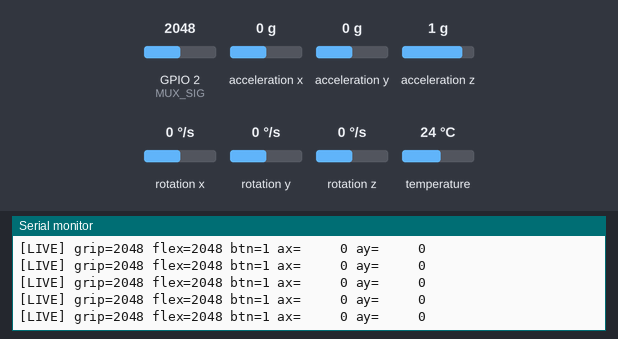
Bench run of a sketch on a simulated Seeed XIAO ESP32-C3. Parts: the last lines printed to the serial monitor. Inputs (shaded band) come from the test bench; at power-on: GPIO 2 (MUX_SIG) = 2048, acceleration x 0 g, acceleration y 0 g, acceleration z 1 g, rotation x 0 °/s, rotation y 0 °/s, rotation z 0 °/s, temperature 24 °C (analog values on the 0–4095 scale). Nothing arrives over Bluetooth unless stated; a phone connects over Bluetooth LE 3 s after start.

Above: at 4.7 s.
4.8 s: GPIO 2 (MUX_SIG) set to 1052
At 5.07 s:
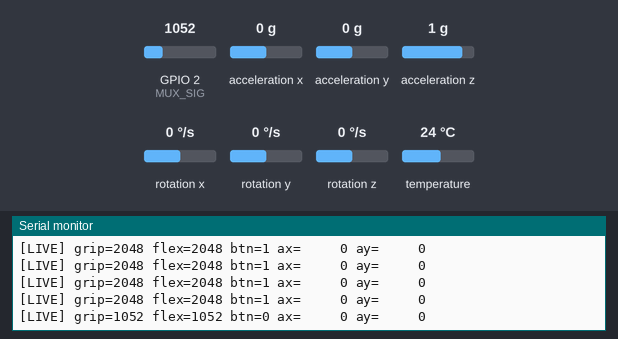
6.3 s: GPIO 2 (MUX_SIG) set to 938
At 6.47 s:
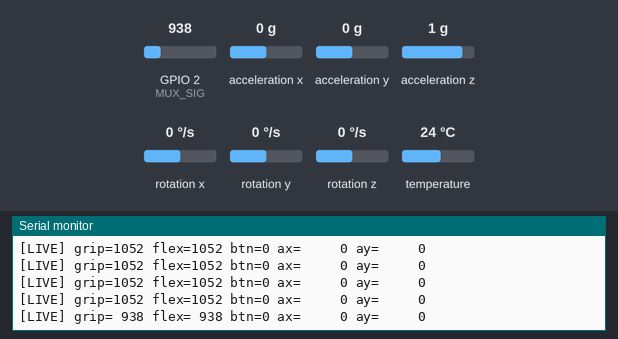

Measured:
- the behaviour switches between 1000 and 999 on GPIO 2 (MUX_SIG) (found by bisection; images 1 and 2)
- after the input at 4.8 s, the serial monitor: prints a new line after 0.11 s (image 1)
- after the input at 6.3 s, the serial monitor: prints a new line at once (image 2)

The sketch:

controller_esp32c3.ino
```cpp
// =============================================================================
// RecovR Wireless Controller -- Seeed Studio XIAO-ESP32 C3
// =============================================================================
//
// Arduino IDE setup:
//   Boards Manager : "esp32" by Espressif Systems
//   Board          : XIAO_ESP32C3
//   Upload speed   : 921600      Serial monitor: 115200
//
// Hardware:
//   CD74HC4067 MUX
//     SIG -> D0  (GPIO2, ADC)
//     S0  -> D1  (GPIO3)
//     S1  -> D2  (GPIO4)
//     S2  -> D3  (GPIO5)
//     S3  -> D6  (GPIO21)
//     EN  -> GND (always enabled)
//   FSR402      -> MUX channel C5
//   Flex Sensor -> MUX channel C0
//   Push Button -> MUX channel C10  (pull-down resistor to GND)
//   MPU6050     -> I2C  SDA=D4(GPIO6)  SCL=D5(GPIO7)
//
// BLE Packet (9 bytes, little-endian, 50 Hz) -- must match
// sensors/ble_receiver.py PACKET_FORMAT "<HHBhh":
//   [0-1] uint16  grip_raw   FSR ADC value    0-4095
//   [2-3] uint16  flex_raw   Flex ADC value   0-4095
//   [4]   uint8   buttons    bit0 = push button (1=pressed)
//   [5-6] int16   accel_x    MPU6050 accel X  (16384 LSB/g at +/-2g)
//   [7-8] int16   accel_y    MPU6050 accel Y
//
// Libraries -- install via Arduino Library Manager:
//   Adafruit MPU6050        by Adafruit
//   Adafruit Unified Sensor by Adafruit
//
// BLE uses the built-in ESP32 BLE library (no extra install needed).
//
// ADVERTISING NOTE (important):
//   A BLE advertising packet is only 31 bytes. Flags (3) + a 128-bit service
//   UUID (18) + the name "RecovR-Controller" (19) = 40 bytes -- too big, and
//   the stack silently DROPS the name. The PC then sees a nameless device and
//   never matches it. Fix: enable the scan response, which carries the name in
//   a second 31-byte packet. Do not set setScanResponse(false) here.
// =============================================================================

#include <BLEDevice.h>
#include <BLEServer.h>
#include <BLEUtils.h>
#include <BLE2902.h>
#include <Wire.h>
#include <Adafruit_MPU6050.h>
#include <Adafruit_Sensor.h>

// -- Pin definitions ----------------------------------------------------------
#define MUX_SIG  2    // D0  ADC input from MUX SIG pin
#define MUX_S0   3    // D1
#define MUX_S1   4    // D2
#define MUX_S2   5    // D3
#define MUX_S3   21   // D6

// -- MUX channels -------------------------------------------------------------
#define CH_FLEX    0   // C0  Flex Sensor 2.2
#define CH_FSR     5   // C5  FSR402
#define CH_BUTTON  10  // C10 Push button

// -- BLE identity (must match sensors/ble_receiver.py) ------------------------
#define DEVICE_NAME  "RecovR-Controller"
#define SERVICE_UUID "12345678-1234-1234-1234-123456789abc"
#define CHAR_UUID    "12345678-1234-1234-1234-123456789abd"

// -- Send rate ----------------------------------------------------------------
#define SEND_INTERVAL_MS 20   // 50 Hz

// -- Globals ------------------------------------------------------------------
Adafruit_MPU6050   mpu;
BLEServer*         pServer         = nullptr;
BLECharacteristic* pCharacteristic = nullptr;
BLEAdvertising*    pAdvertising    = nullptr;
bool deviceConnected = false;
bool prevConnected   = false;
bool mpuOK           = false;

// -- BLE server callbacks -----------------------------------------------------
class MyServerCallbacks : public BLEServerCallbacks {
    void onConnect(BLEServer* pSvr) {
        deviceConnected = true;
        Serial.println("[BLE] Client connected");
    }
    void onDisconnect(BLEServer* pSvr) {
        deviceConnected = false;
        Serial.println("[BLE] Client disconnected");
    }
};

// -- MUX helpers --------------------------------------------------------------
void selectMuxChannel(uint8_t ch) {
    digitalWrite(MUX_S0, (ch >> 0) & 0x01);
    digitalWrite(MUX_S1, (ch >> 1) & 0x01);
    digitalWrite(MUX_S2, (ch >> 2) & 0x01);
    digitalWrite(MUX_S3, (ch >> 3) & 0x01);
    delayMicroseconds(10);
}

uint16_t readMuxChannel(uint8_t ch) {
    selectMuxChannel(ch);
    return (uint16_t)analogRead(MUX_SIG);   // 12-bit: 0-4095
}

// -- Little-endian packing (uses lowByte/highByte to avoid IDE emoji bug) -----
void packU16(uint8_t* buf, uint16_t val) {
    buf[0] = lowByte(val);
    buf[1] = highByte(val);
}

void packI16(uint8_t* buf, int16_t val) {
    buf[0] = lowByte((uint16_t)val);
    buf[1] = highByte((uint16_t)val);
}

// -- setup() ------------------------------------------------------------------
void setup() {
    Serial.begin(115200);
    delay(500);
    Serial.println();
    Serial.println("[RecovR] Controller starting...");

    // MUX select pins
    pinMode(MUX_S0, OUTPUT);
    pinMode(MUX_S1, OUTPUT);
    pinMode(MUX_S2, OUTPUT);
    pinMode(MUX_S3, OUTPUT);
    analogReadResolution(12);   // 12-bit ADC

    // MPU6050 -- a missing IMU must NOT stop BLE, or grip/flex die with it.
    Wire.begin(6, 7);   // SDA=GPIO6, SCL=GPIO7
    mpuOK = mpu.begin();
    if (mpuOK) {
        mpu.setAccelerometerRange(MPU6050_RANGE_2_G);
        mpu.setGyroRange(MPU6050_RANGE_250_DEG);
        mpu.setFilterBandwidth(MPU6050_BAND_44_HZ);
        Serial.println("[MPU6050] OK");
    } else {
        Serial.println("[MPU6050] NOT FOUND -- check SDA=D4 / SCL=D5 wiring.");
        Serial.println("[MPU6050] Continuing without tilt; grip + flex still work.");
    }

    // BLE
    BLEDevice::init(DEVICE_NAME);
    pServer = BLEDevice::createServer();
    pServer->setCallbacks(new MyServerCallbacks());

    BLEService* pService = pServer->createService(SERVICE_UUID);
    pCharacteristic = pService->createCharacteristic(
        CHAR_UUID,
        BLECharacteristic::PROPERTY_NOTIFY
    );
    pCharacteristic->addDescriptor(new BLE2902());
    pService->start();

    pAdvertising = BLEDevice::getAdvertising();
    pAdvertising->addServiceUUID(SERVICE_UUID);
    // TRUE so the 17-char name fits in the scan-response packet. With false the
    // name + 128-bit UUID overflow the 31-byte advert and the name is dropped,
    // leaving the PC unable to recognise the controller.
    pAdvertising->setScanResponse(true);
    pAdvertising->setMinPreferred(0x06);   // helps iOS/BlueZ connection issues
    pAdvertising->setMaxPreferred(0x12);
    BLEDevice::startAdvertising();

    Serial.print("[BLE] Advertising as '");
    Serial.print(DEVICE_NAME);
    Serial.println("' -- waiting for RecovR to connect.");
}

// -- loop() -------------------------------------------------------------------
void loop() {
    // Restart advertising after a client disconnects
    if (!deviceConnected && prevConnected) {
        delay(200);
        BLEDevice::startAdvertising();
        Serial.println("[BLE] Restarting advertising...");
    }
    prevConnected = deviceConnected;

    // Throttle to SEND_INTERVAL_MS
    static unsigned long lastSend = 0;
    unsigned long now = millis();
    if (now - lastSend < SEND_INTERVAL_MS) return;
    lastSend = now;

    // Read sensors via MUX
    uint16_t grip_raw = readMuxChannel(CH_FSR);
    uint16_t flex_raw = readMuxChannel(CH_FLEX);
    uint16_t btn_adc  = readMuxChannel(CH_BUTTON);
    uint8_t  buttons  = (btn_adc > 2047) ? 0x01 : 0x00;

    // Read MPU6050 -> raw int16 counts (16384 LSB/g at +/-2g)
    int16_t accel_x = 0, accel_y = 0;
    if (mpuOK) {
        sensors_event_t a, g, temp;
        mpu.getEvent(&a, &g, &temp);
        const float SCALE = 16384.0f / 9.80665f;
        accel_x = (int16_t)(a.acceleration.x * SCALE);
        accel_y = (int16_t)(a.acceleration.y * SCALE);
    }

    // Send BLE notification
    if (deviceConnected) {
        uint8_t packet[9];
        packU16(&packet[0], grip_raw);
        packU16(&packet[2], flex_raw);
        packet[4] = buttons;
        packI16(&packet[5], accel_x);
        packI16(&packet[7], accel_y);
        pCharacteristic->setValue(packet, 9);
        pCharacteristic->notify();
    }

    // Serial debug -- 5 Hz when connected, plus a slow "still advertising"
    // heartbeat when idle so you can tell the board is alive and discoverable.
    static unsigned long lastPrint = 0;
    unsigned long printGap = deviceConnected ? 200 : 2000;
    if (now - lastPrint >= printGap) {
        lastPrint = now;
        Serial.printf("%s grip=%4u flex=%4u btn=%u ax=%6d ay=%6d\n",
                      deviceConnected ? "[LIVE]" : "[ADV ]",
                      grip_raw, flex_raw, buttons, accel_x, accel_y);
    }
}
```
